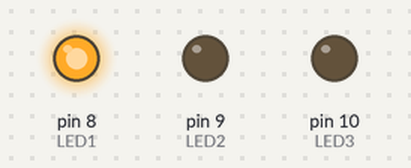
Bench run of a sketch on a simulated Arduino Uno, built with avr-gcc and run on an emulated ATmega328P. Parts: output pins drawn as LEDs (lit = HIGH).

Above: at 0.5 s.
At 2.5 s:
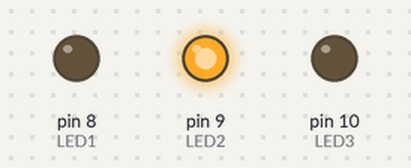
At 4.5 s:
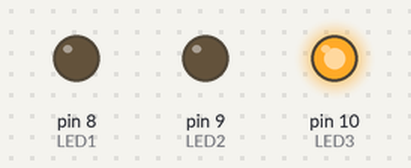
At 5.5 s:
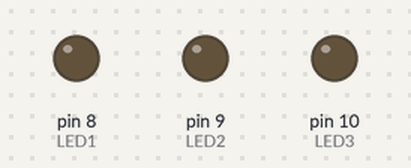
Timing chart, 0 to 7.8 s (numbered marks = the images above):
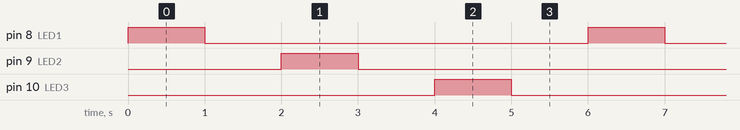

The sketch:

threeLights.ino
```cpp
#define LED1 8
#define LED2 9
#define LED3 10

void setup() {
  // put your setup code here, to run once:
  pinMode(LED1, OUTPUT);
  pinMode(LED2, OUTPUT);
  pinMode(LED3, OUTPUT);
}

void loop() {
  // put your main code here, to run repeatedly:
  digitalWrite(LED1, HIGH);
  delay(1000);
  digitalWrite(LED1, LOW);
  delay(1000);
  digitalWrite(LED2, HIGH);
  delay(1000);
  digitalWrite(LED2, LOW);
  delay(1000);
  digitalWrite(LED3, HIGH);
  delay(1000);
  digitalWrite(LED3, LOW);
  delay(1000);
}

//Mike Baileyy
```

Measured:
- by itself, pin 8 (LED1), pin 9 (LED2), pin 10 (LED3): alternates HIGH for 1.0 s and LOW for 5.0 s
- by itself, everything shown: repeats every 6.0 s, in 6 steps
